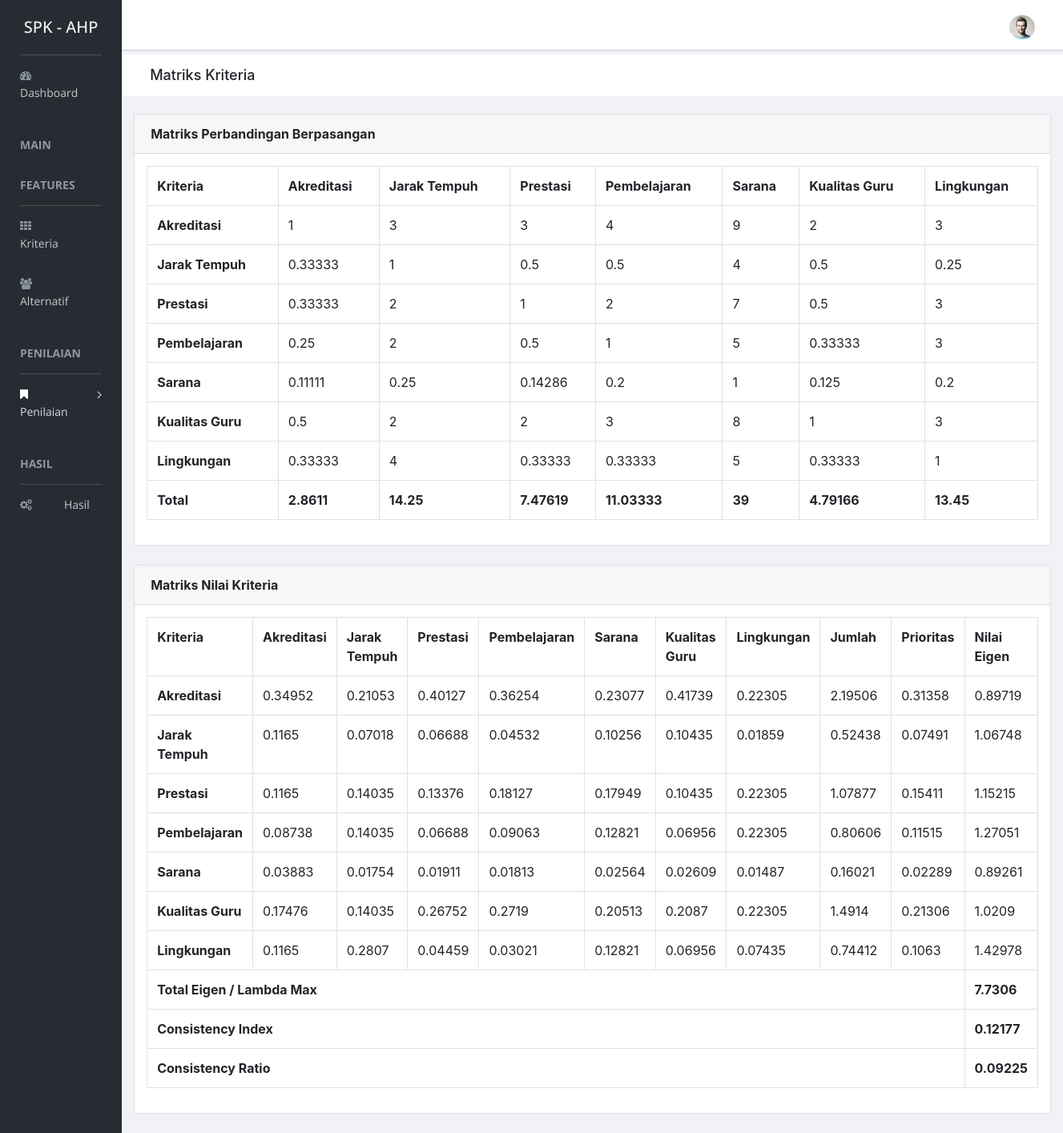
Screenshot of /penilaian/matriks/ with the database file from the repository.
### tables this page shows
CREATE TABLE `kriteria` (
  `id_kriteria` int(11) NOT NULL,
  `kode_kriteria` varchar(10) NOT NULL,
  `nama_kriteria` varchar(30) NOT NULL
);

CREATE TABLE `penilaian_kriteria` (
  `id_pk` int(11) NOT NULL,
  `kriteria1` int(11) NOT NULL,
  `kriteria2` int(11) NOT NULL,
  `nilai` float NOT NULL
);

### application/controllers/Penilaian.php (called while the page is built, shortened)
<?php
class Penilaian extends CI_Controller
{
  public function __construct()
  {
    $this->load->model('Kriteria_model', 'kriteria');
    $this->load->model('Alternatif_model', 'alternatif');
    $this->load->model('Penilaian_model', 'pk');
  }
  public function matriks($id_kriteria = null)
  {
    if ($id_kriteria == null) {
      $rs_nilai = $this->pk->getAllKriteria();
      if ($rs_nilai) {
        $data = $this->setMatriks('kriteria', $rs_nilai);
        $data += [
          'root' => 'penilaian',
          'title' => 'Matriks Kriteria',
          'page' => 'kriteria_matriks'
        ];
        $this->load->view('page', $data);
      } else {
        echo "<script>alert('Not Found');</script>";
        echo "<script>window.location='" . base_url('penilaian/kriteria') . "';</script>";
      }
    }
  }
  private function setMatriks($jenis, $rs_nilai, $id_kriteria = null)
  {
    if ($jenis == 'kriteria') {
      $result = $this->kriteria->getAll();
    } else {
      $result = $this->alternatif->getAll();
    }
    $matriks = array();
    if ($result) {
      $jmlmpb = array();
      $jmlmnk = array();
      $totalEigen = 0;
      for ($x = 0; $x < count($result); $x++) {
        $jmlmpb[$x] = 0;
        $jmlmnk[$x] = 0;
        for ($y = 0; $y < count($result); $y++) {
          foreach ($rs_nilai as $rs) {
            if ($jenis == 'kriteria') {
              $resultX = $result[$x]->id_kriteria;
              $resultY = $result[$y]->id_kriteria;
              $rs1 = $rs->kriteria1;
              $rs2 = $rs->kriteria2;
            } else {
              $resultX = $result[$x]->id_alternatif;
              $resultY = $result[$y]->id_alternatif;
              $rs1 = $rs->alternatif1;
              $rs2 = $rs->alternatif2;
            }
            if ($resultX == $rs1 && $resultY == $rs2) {
              if ($rs->nilai >= 1) {
                $matriks[$x][$y] = $rs->nilai;
                $matriks[$y][$x] = round((1 / $rs->nilai), 5);
              } else {
                $matriks[$x][$y] = round($rs->nilai, 5);
                $matriks[$y][$x] = round((1 / $rs->nilai));
              }
            }
          }
          if ($x == $y) {
            $matriks[$x][$y] = 1;
          }
        }
      }
      for ($x = 0; $x < count($result); $x++) {
        for ($y = 0; $y < count($result); $y++) {
          $value = $matriks[$x][$y];
          $jmlmpb[$y] += $value;
        }
      }
      for ($x = 0; $x < count($result); $x++) {
        for ($y = 0; $y < count($result); $y++) {
          $matriksb[$x][$y] = $matriks[$x][$y] / $jmlmpb[$y];
          $value = $matriksb[$x][$y];
          $jmlmnk[$x] += $value;
        }
        $pv[$x] = $jmlmnk[$x] / count($result);
        $eigen[$x] = $jmlmpb[$x] * $pv[$x];
        $totalEigen += $eigen[$x];
        if ($jenis == 'kriteria') {
          $data_pv[] = [
            'id_kriteria' => $result[$x]->id_kriteria,
            'nilai' => round($pv[$x], 5)
          ];
        } else {
          $data_pv[] = [
            'id_kriteria' => $id_kriteria,
            'id_alternatif' => $result[$x]->id_alternatif,
            'nilai' => round($pv[$x], 5)
          ];
        }
      }
      $ci = ($totalEigen - count($result)) / (count($result) - 1);
      $ri = $this->pk->getRI(count($result));
      $cr = $ci / $ri->nilai;
      if ($jenis == 'kriteria') {
        $this->pk->insertPVKriteria($data_pv);
      } else {
        $this->pk->insertPVAlternatif($data_pv, $id_kriteria);
      }
      $data = [
        'result' => $result,
        'matriks' => $matriks,
        'normalisasi' => $matriksb,
        'prioritas' => $pv,
        'eigen' => $eigen,
        'total_eigen' => $totalEigen,
        'ci' => $ci,
        'cr' => $cr,
        'jmlmpb' => $jmlmpb,
        'jmlmnk' => $jmlmnk
      ];
      return $data;
    }
  }
}

### index.php (called while the page is built, shortened)
<?php
require_once BASEPATH.'core/CodeIgniter.php';

### application/models/Kriteria_model.php (called while the page is built, shortened)
<?php
class Kriteria_model extends CI_Model
{
  public function getAll()
  {
    return $this->db->get('kriteria')->result();
  }
}

### application/models/Penilaian_model.php (called while the page is built, shortened)
<?php
class Penilaian_model extends CI_Model
{
  public function getAllKriteria()
  {
    return $this->db->get('penilaian_kriteria')->result();
  }
  public function getRI($n)
  {
    return $this->db->get_where('ri', ['jumlah' => $n])->row();
  }
  public function insertPVKriteria($data)
  {
    $this->db->delete('prioritas_kriteria', ['id_pvk != null']);
    $this->db->query('ALTER TABLE prioritas_kriteria AUTO_INCREMENT=1');
    return $this->db->insert_batch('prioritas_kriteria', $data);
  }
}

### application/views/kriteria_matriks.php (the view)
<div class="card">
  <div class="card-header">
    <strong class="card-title">Matriks Perbandingan Berpasangan</strong>
  </div>
  <div class="card-body">
    <table class="table table-bordered">
      <tr>
        <th>Kriteria</th>
        <?php if ($result) : foreach ($result as $rs) : ?>
        <th><?= $rs->nama_kriteria ?></th>
        <?php endforeach;
        endif; ?>
      </tr>
      <?php if ($result) : for ($x = 0; $x < count($result); $x++) : ?>
      <tr>
        <th><?= $result[$x]->nama_kriteria ?></th>
        <?php for ($y = 0; $y < count($result); $y++) : ?>
        <td><?= $matriks[$x][$y] ?></td>
        <?php endfor; ?>
      </tr>
      <?php endfor; ?>
      <tr>
        <th>Total</th>
        <?php for ($x = 0; $x < count($result); $x++) : ?>
        <th><?= round($jmlmpb[$x], 5) ?></th>
        <?php endfor; ?>
      </tr>
      <?php endif; ?>
    </table>
  </div>
</div>
<div class="card">
  <div class="card-header">
    <strong class="card-title">Matriks Nilai Kriteria</strong>
  </div>
  <div class="card-body">
    <table class="table table-bordered">
      <tr>
        <th>Kriteria</th>
        <?php if ($result) : foreach ($result as $rs) : ?>
        <th><?= $rs->nama_kriteria ?></th>
        <?php endforeach;
        endif; ?>
        <th>Jumlah</th>
        <th>Prioritas</th>
        <th>Nilai Eigen</th>
      </tr>
      <?php if ($result) : for ($x = 0; $x < count($result); $x++) : ?>
      <tr>
        <th><?= $result[$x]->nama_kriteria ?></th>
        <?php for ($y = 0; $y < count($result); $y++) : ?>
        <td><?= round($normalisasi[$x][$y], 5) ?></td>
        <?php endfor; ?>
        <td><?= round($jmlmnk[$x], 5) ?></td>
        <td><?= round($prioritas[$x], 5) ?></td>
        <td><?= round($eigen[$x], 5) ?></td>
      </tr>
      <?php endfor; ?>
      <tr>
        <th colspan="<?= 3 + count($result) ?>">Total Eigen / Lambda Max</th>
        <th><?= round($total_eigen, 5) ?></th>
      </tr>
      <tr>
        <th colspan="<?= 3 + count($result) ?>">Consistency Index</th>
        <th><?= round($ci, 5) ?></th>
      </tr>
      <tr>
        <th colspan="<?= 3 + count($result) ?>">Consistency Ratio</th>
        <th><?= round($cr, 5) ?></th>
      </tr>
      <?php endif; ?>
    </table>
  </div>
</div>

### rows the page displays
kriteria: nama_kriteria "Akreditasi", y "1", y "3", y "4", y "9", y "2"
kriteria: nama_kriteria "Jarak Tempuh", y "0.33333", y "1", y "0.25"
kriteria: nama_kriteria "Prestasi", y "0.33333", y "1"
kriteria: nama_kriteria "Pembelajaran", y "0.25", y "2", y "0.5", y "1", y "5", y "0.33333", y "3"
kriteria: nama_kriteria "Sarana", y "0.11111", y "0.25", y "0.14286", y "0.2", y "1", y "0.125"
kriteria: nama_kriteria "Kualitas Guru", y "0.5", y "2", y "3", y "8", y "1"
kriteria: nama_kriteria "Lingkungan", y "5", y "1"
penilaian_kriteria: nilai "0.5", kriteria2 "4"
penilaian_kriteria: kriteria1 "2", id_pk "7", nilai "0.5", kriteria2 "3"
penilaian_kriteria: nilai "0.33333", kriteria1 "4"

### other values shown
$title "Matriks Kriteria"
$jmlmpb[$x] "2.8611"
$jmlmpb[$x] "14.25"
$jmlmpb[$x] "7.47619"
$jmlmpb[$x] "11.03333"
$jmlmpb[$x] "39"
$jmlmpb[$x] "4.79166"
$jmlmpb[$x] "13.45"
$normalisasi[$x][$y] "0.34952"
$normalisasi[$x][$y] "0.21053"
$normalisasi[$x][$y] "0.40127"
$normalisasi[$x][$y] "0.36254"
$normalisasi[$x][$y] "0.23077"
$normalisasi[$x][$y] "0.41739"
$normalisasi[$x][$y] "0.22305"
